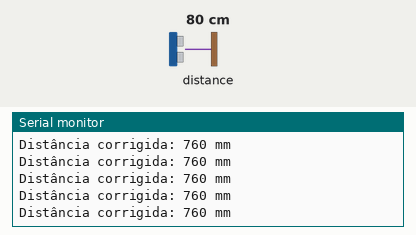
This sketch was run on a simulated Arduino Uno, built with avr-gcc and run on an emulated ATmega328P. On the bench: the last lines printed to the serial monitor. Inputs (shaded band) come from the test bench; at power-on: distance to the obstacle 80 cm.

Above: at 1.2 s.
1.3 s: distance to the obstacle set to 2 cm
At 1.49 s:
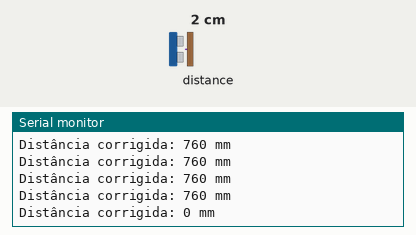
2.8 s: distance to the obstacle set to 9 cm
At 2.83 s:
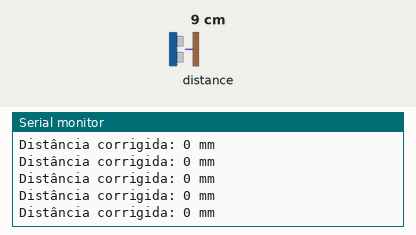
Timing chart, 0 to 5.8 s (numbered marks = the images above; inputs shaded):
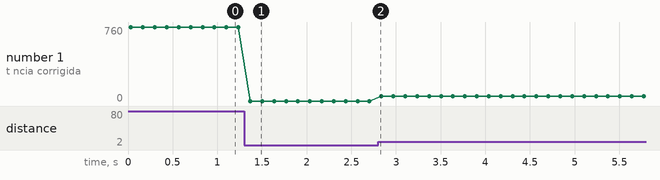

The sketch:

teste_sensor_IR.ino
```cpp
#include <Wire.h>
#include <VL53L0X.h>

VL53L0X sensor;
const int fatorCorrecao = 40; // Fator de correção, subtraindo 40mm de cada leitura

void setup() {
  Serial.begin(9600); // Inicializa a comunicação serial
  Wire.begin(); // Inicializa a comunicação I2C

  sensor.init(); // Inicializa o sensor
  sensor.setTimeout(500); // Define o tempo limite para leituras

  if (!sensor.init()) {
    Serial.println("Falha ao inicializar o sensor VL53L0X.");
    while (1);
  }

  sensor.startContinuous(); // Inicia leituras contínuas
}

void loop() {
  int distancia = sensor.readRangeContinuousMillimeters();

  if (sensor.timeoutOccurred()) {
    Serial.println("Tempo limite de leitura alcançado!");
  } else {
    // Aplica o fator de correção
    distancia -= fatorCorrecao;

    // Verifica se a distância corrigida é menor que 0
    if (distancia < 0) {
      distancia = 0;
    }

    Serial.print("Distância corrigida: ");
    Serial.print(distancia);
    Serial.println(" mm");
  }

  delay(100); // Espera 100 ms antes de realizar a próxima leitura
}
```

Measured:
- after the input at 1.3 s, the serial monitor: prints a new line after 0.07 s (image 1)
- plotted number 1: 760 → 0 after the input at 1.3 s, 0 → 50 after the input at 2.8 s
